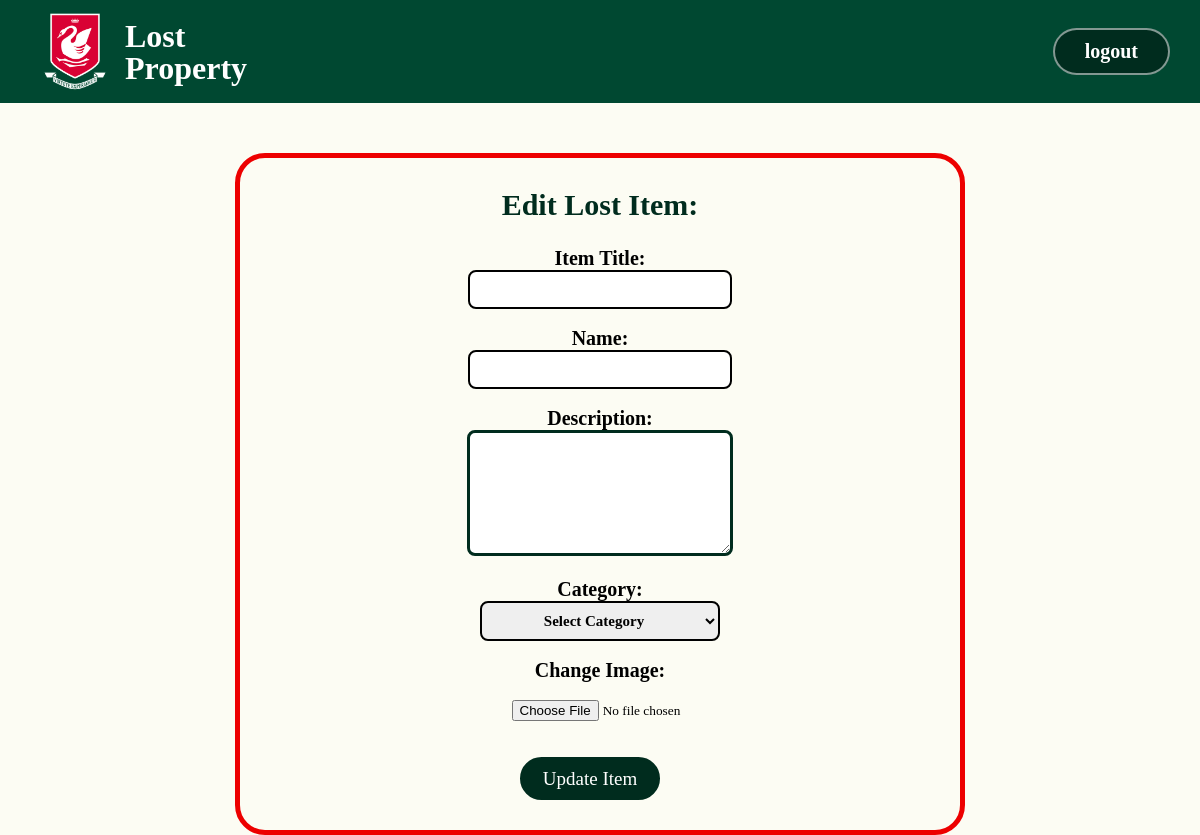
/admin/update/18, run on an earlier commit of the app's database.
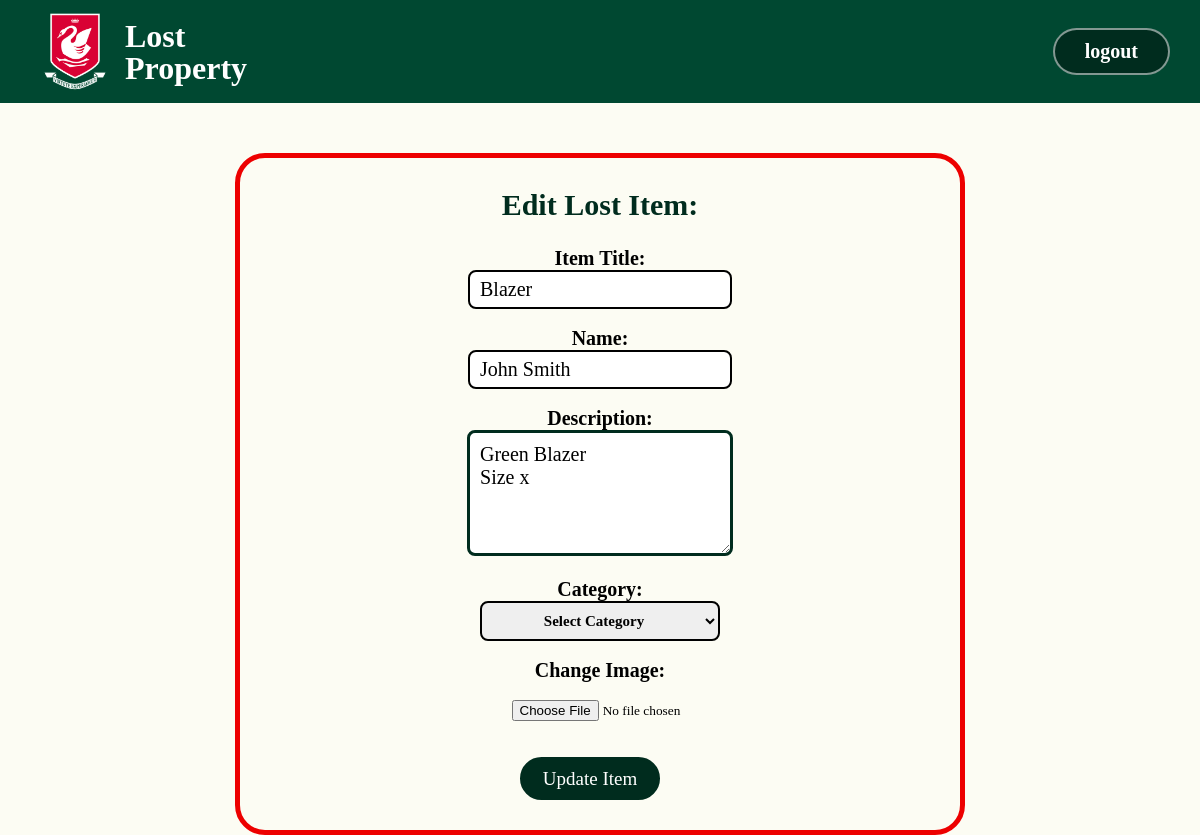
And on a later commit of the database.
### tables this page shows
CREATE TABLE items (
            id INTEGER PRIMARY KEY AUTOINCREMENT,
            item_name TEXT,
            name TEXT,
            description TEXT,
            image_filename TEXT,
            category TEXT
        );

### app.py (the view, shortened to what this page needs)
@app.route('/admin/update/<int:id>', methods=['POST', 'GET'])
def update_item(id):
    conn = get_db_connection()
    item = conn.execute('SELECT * FROM items WHERE id = ?', (id,)).fetchone()
    conn.close()
    return render_template('update.html', item=item)

### app.py (called while the page is built)
def get_db_connection():
    db_path = os.path.join('Final', 'WBHSLostProperty.db')
    conn = sqlite3.connect(db_path)
    conn.row_factory = sqlite3.Row
    return conn

### templates/update.html (shortened to what this page needs)
{% extends 'base_admin.html' %}
{% block body %}
<div id="upload_container">
    <h1>Edit Lost Item:</h1>
    <form id='upload_item_form' method="POST">
        <h2>Item Title:</h2>
        <input id="upload_input" type="text" name="item_name" id="item_name" value="{{ item.item_name }}" required><br><br>
        <h2>Name:</h2>
        <input id="upload_input" type="text" name="name" id="name" value="{{ item.name }}" required><br><br>
        <h2>Description:</h2>
        <textarea id="upload_text" name="description" id="description" required>{{ item.description }}</textarea><br><br>
        <h2>Category:</h2>
        <select id="upload_category" name="category">
            <option value="">Select Category</option>
        </select>
        <br><br>
        <h2>Change Image:</h2><br>
        <input id='upload_image' type="file" name="image"><br><br>
        <br>
        <button id="upload_button" type="submit">Update Item</button>
    </form>
</div>
{% endblock %}

### templates/base_admin.html (shortened to what this page needs)
<!DOCTYPE html>
<html lang="en">
<head>
    <link rel="stylesheet" href="{{ url_for('static', filename='style.css') }}">
</head>
<body>
    <nav id="admin_nav">
        <div id="nav-horizontal_left">
            <div id="logo_container">
                <img id="logo" src="{{ url_for('static', filename='images/logo.png') }}" alt="logo">
                <div id="logo_txt">
                    <h2>Lost</h2>
                    <h2>Property</h2>
                </div>
            </div>
        </div>
        <div id="nav-horizontal_right">
            <div id="logout_button">logout</div>
        </div>
    </nav>
    {% block body %} {% endblock %}
</body>
</html>

### static/style.css (style rules this page uses)
* { margin: 0; padding: 0; box-sizing: 0; font-family: "EB Garamond", serif; }
body { margin: 0; padding: 0; overflow-x: hidden; background: rgba(252, 252, 240, 0.783); }
#nav-horizontal_right #login_button, #nav-horizontal_right #logout_button { color: white; margin-right: 30px; background: #002c1e; border: solid rgba(255, 255, 255, 0.514) 2px; text-align: center; padding: 10px 30px; border-radius: 25px; font-weight: bold; font-size: 20px; transition: all 0.4s ease; }
#nav-horizontal_left { font-weight: bold; color: white; font-size: 40px; display: flex; justify-content: center; align-items: center; }
#nav-horizontal_left #logo, #footer #logo { width: 80px; }
#logo_txt { margin-left: 10px; }
#logo_txt h2 { line-height: 1; font-size: 32px; }
#logo_container { display: flex; align-items: center; text-align: left; width: fit-content; padding: 0px 35px; }
.form_container form input, form textarea , .claim_form_container form input, form textarea { border: 0; padding: 10px; border: #002c1e 3px solid; border-radius: 2px; width: 90%; margin: 0 auto; }
#admin_nav { display: flex; justify-content: space-between; align-items: center; background-color: #004831; }
#upload_container { width: 60%; align-items: center; text-align: center; height: fit-content; border: 5px solid #ed0000; border-radius: 30px; margin: 0 auto; margin-top: 50px; padding: 30px 0px; }
#upload_container h1 { margin-bottom: 25px; color: #002c1e; font-size: 30px; }
#upload_container h2 { font-size: 20px; font-weight: bold; }
#upload_input { width: 33.33%; padding: 10px; height: 15px; border: 2px solid black; border-radius: 8px; font-size: 20px; }
#upload_text { width: 33.33%; height: 100px; border-radius: 8px; font-size: 20px; }
#upload_category { width: 33.33%; height: 40px; font-size: 15px; text-align: center; font-weight: bold; border: 2px solid black; border-radius: 8px; }
#upload_image { margin-left: 50px; }
#upload_button { padding: 7.5px 20px; background:#002c1e; color: white; font-size: 19px; border-radius: 40px; border: 3px solid #002c1e; margin-right: 20px; }

What changed in the data, as far as the page shows it:
added items: item_name "Blazer", name "John Smith", description "Green Blazer Size x"
